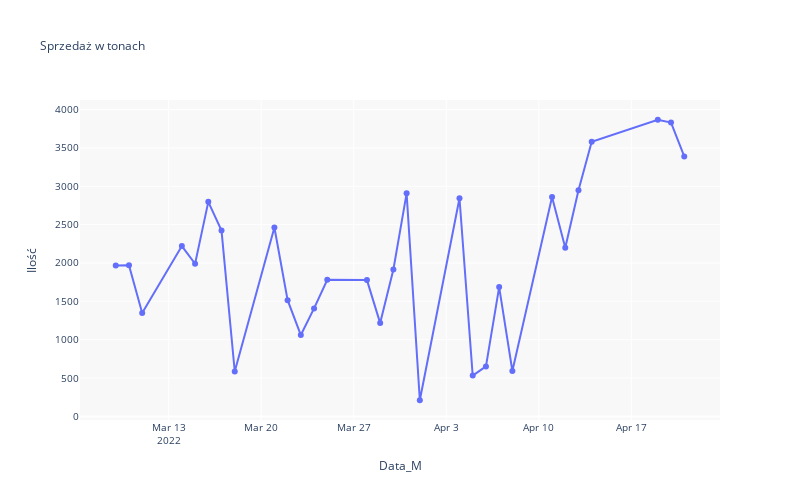

Notebook cell for this chart:
### Code cell
fig = raport_pkp.plot.line(x='Data_M',y='Ilość',title='Sprzedaż w tonach',width=800, height=500,markers=True)
fig.update_layout(plot_bgcolor='#F8F8F8',font_size=10,title_font_size=12)
fig.show()

### Figure 1 — Plotly figure (JSON) as saved in the notebook; plotly's stock layout.template omitted (floating-point values rounded to 4 significant figures)
{"data": [{"hovertemplate": "Data_M=%{x}<br>Ilość=%{y}<extra></extra>", "legendgroup": "", "line": {"color": "#636efa", "dash": "solid"}, "marker": {"symbol": "circle"}, "mode": "lines+markers", "name": "", "orientation": "v", "showlegend": false, "type": "scatter", "x": ["2022-03-09", "2022-03-10", "2022-03-11", "2022-03-14", "2022-03-15", "2022-03-16", "2022-03-17", "2022-03-18", "2022-03-21", "2022-03-22", "2022-03-23", "2022-03-24", "2022-03-25", "2022-03-28", "2022-03-29", "2022-03-30", "2022-03-31", "2022-04-01", "2022-04-04", "2022-04-05", "2022-04-06", "2022-04-07", "2022-04-08", "2022-04-11", "2022-04-12", "2022-04-13", "2022-04-14", "2022-04-19", "2022-04-20", "2022-04-21"], "xaxis": "x", "y": [1967.0, 1972.0, 1349.0, 2221.0, 1990.0, 2797.0, 2423.0, 584.7, 2462.0, 1515.0, 1061.0, 1408.0, 1781.0, 1777.0, 1216, 1914.0, 2908.0, 210.3, 2844.0, 531.8, 651.1, 1686.0, 591.6, 2861.0, 2199.0, 2948.0, 3580.0, 3867.0, 3831.0, 3389.0], "yaxis": "y"}], "layout": {"font": {"size": 10}, "height": 500, "legend": {"tracegroupgap": 0}, "plot_bgcolor": "#F8F8F8", "title": {"font": {"size": 12}, "text": "Sprzedaż w tonach"}, "width": 800, "xaxis": {"anchor": "y", "domain": [0, 1], "title": {"text": "Data_M"}}, "yaxis": {"anchor": "x", "domain": [0, 1], "title": {"text": "Ilość"}}}}
